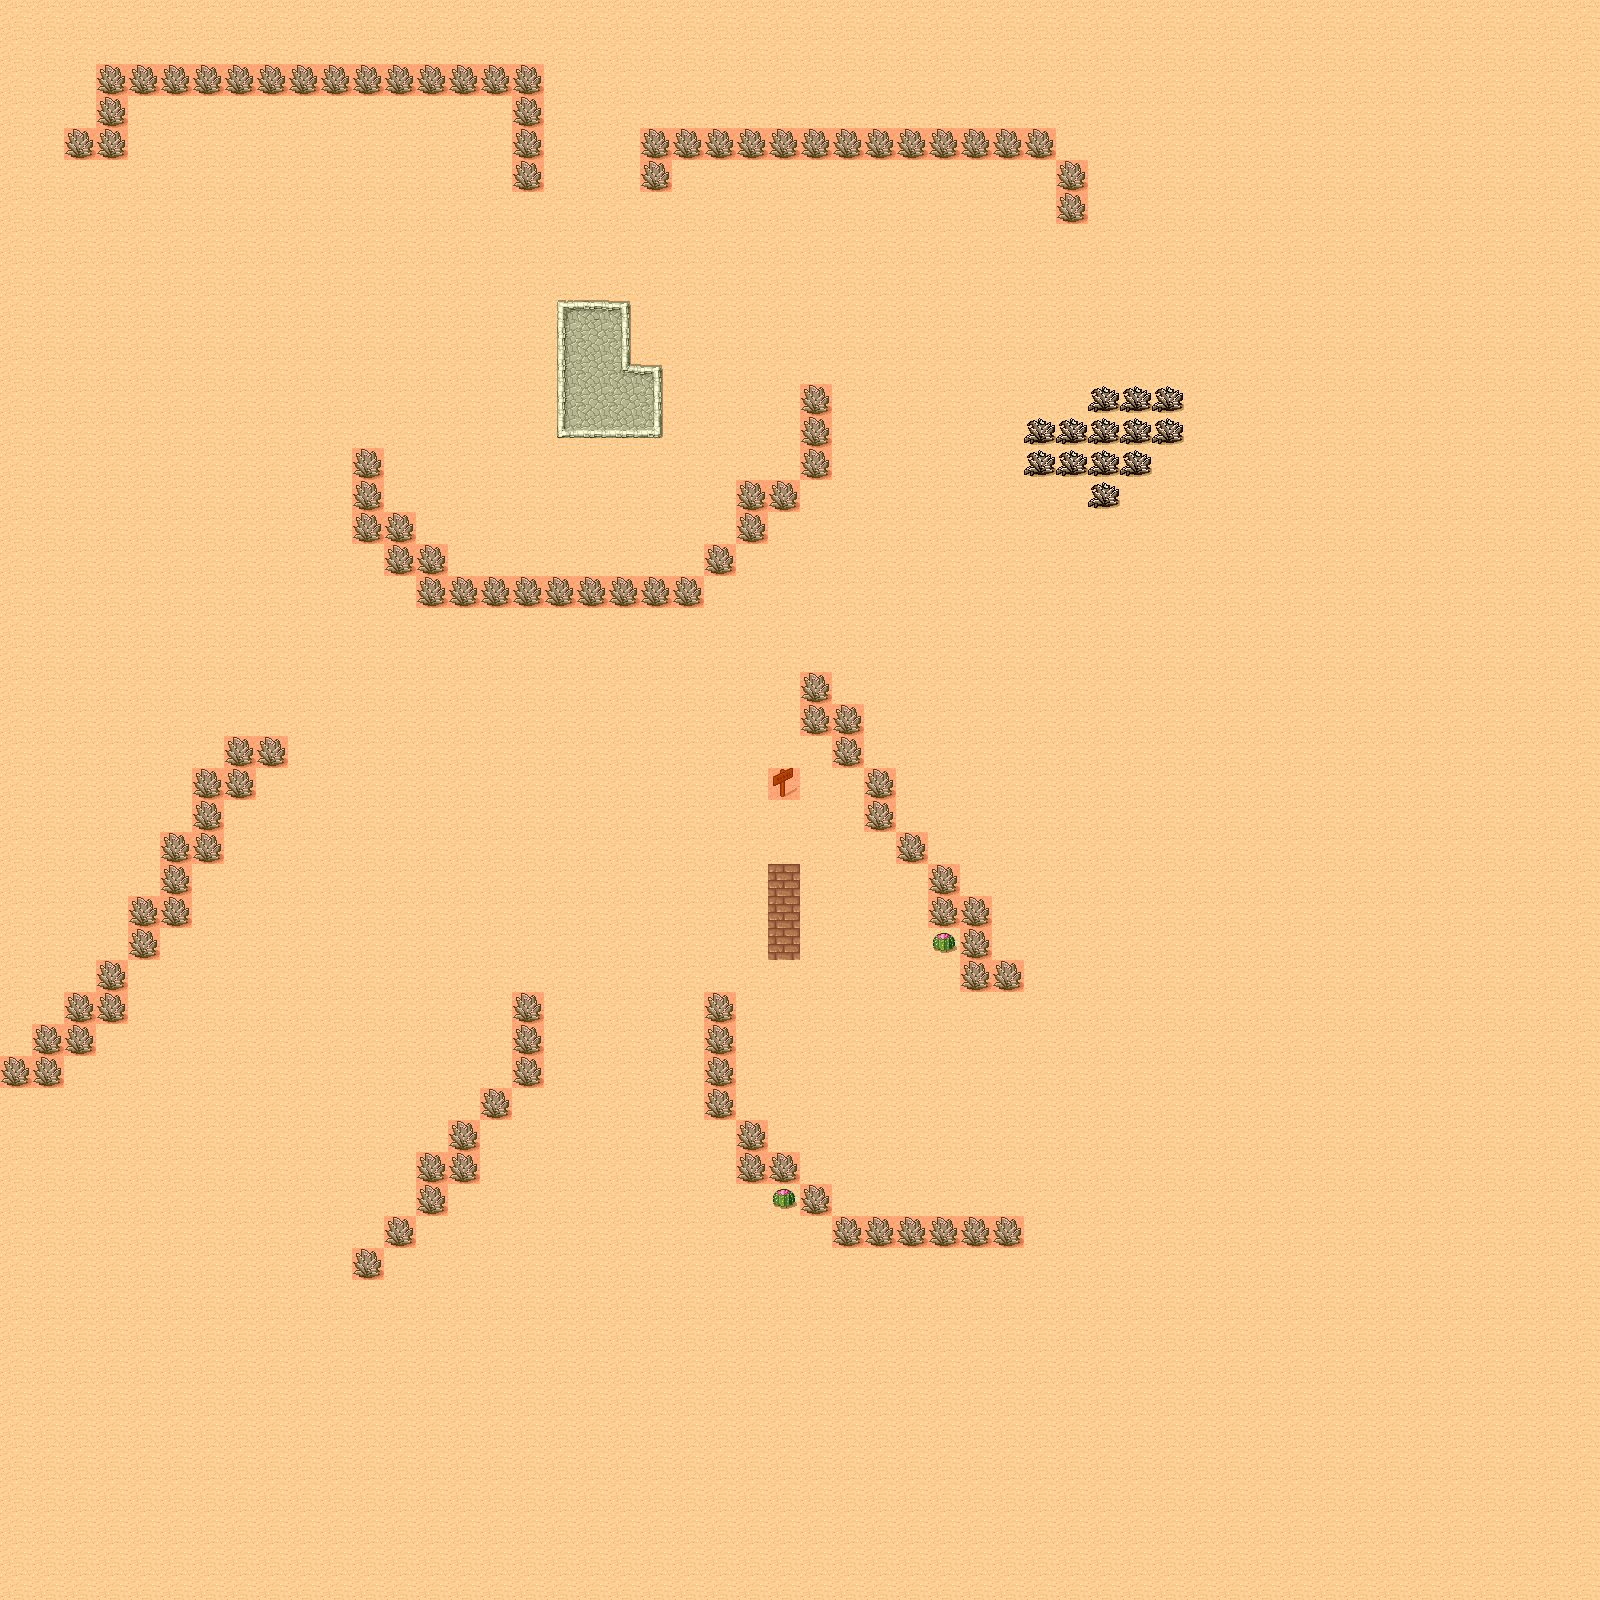

This is a level from a 2D game, rendered from its Tiled map with the project's own tilesets. A one-line summary and the map file follow, with tile-layer data summarised:
An orthogonal 50x50 tile map with 32x32 px tiles, 2 tile layers (块层 1, Meta), 2 tilesets.

<map version="1.0" orientation="orthogonal" width="50" height="50" tilewidth="32" tileheight="32">
 <tileset firstgid="1" name="tmw_desert_spacing" tilewidth="32" tileheight="32" spacing="1" margin="1">
  <image source="tmw_desert_spacing.png" width="265" height="199" />
 </tileset>
 <tileset firstgid="49" name="meta_tiles" tilewidth="32" tileheight="32" spacing="1" margin="1">
  <image source="meta_tiles.png" width="67" height="34" />
  <tile id="0">
   <properties>
    <property name="Collidable" value="True" />
   </properties>
  </tile>
 </tileset>
 <layer name="块层 1" width="50" height="50">
  <data>[2500 cells, 2500 non-empty, 16 distinct tile ids]</data>
 </layer>
 <layer name="Meta" width="50" height="50">
  <data>[2500 cells, 117 non-empty, 1 distinct tile ids]</data>
 </layer>
</map>
